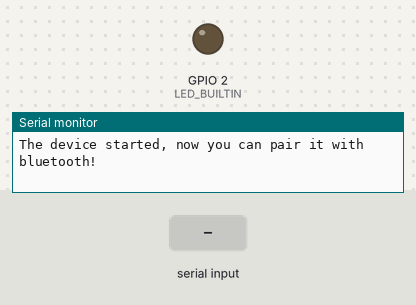
Recording of a sketch running on a simulated ESP32. Parts: output pins drawn as LEDs (lit = HIGH), the last lines printed to the serial monitor. The test bench sets the inputs (shaded band). Nothing arrives over Bluetooth unless stated.

Above: at 1.2 s.
1.3 s: "o\n" received over the second serial link
At 2.4 s:
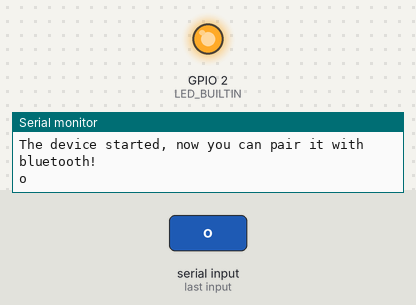
2.8 s: "f\n" received over the second serial link
At 3.6 s:
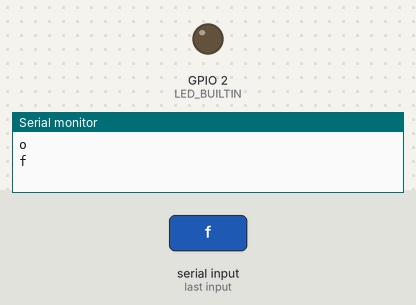
Timing chart, 0 to 5.8 s (numbered marks = the images above; inputs shaded):
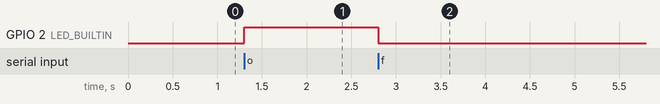

The sketch:

BT_LED.ino
```cpp
#include <BluetoothSerial.h>
#include "BluetoothSerial.h"

#define LED_BUILTIN 2
char data;

BluetoothSerial SerialBT;

void setup()
{
  Serial.begin(115200);
  SerialBT.begin("ESP32"); //Bluetooth device name
  Serial.println("The device started, now you can pair it with bluetooth!");
  pinMode(LED_BUILTIN, OUTPUT);
}

void loop()
{
  if (SerialBT.available())
  {
    data=SerialBT.read();
    Serial.print(data);
    Serial.print("\n");
    if(data=='o')
    digitalWrite(2,HIGH);
    else if(data=='f')
    digitalWrite(2,LOW);
  }
}
```

Measured:
- after the input at 1.3 s, GPIO 2 (LED_BUILTIN): LOW → HIGH at once
- after the input at 2.8 s, GPIO 2 (LED_BUILTIN): HIGH → LOW at once
